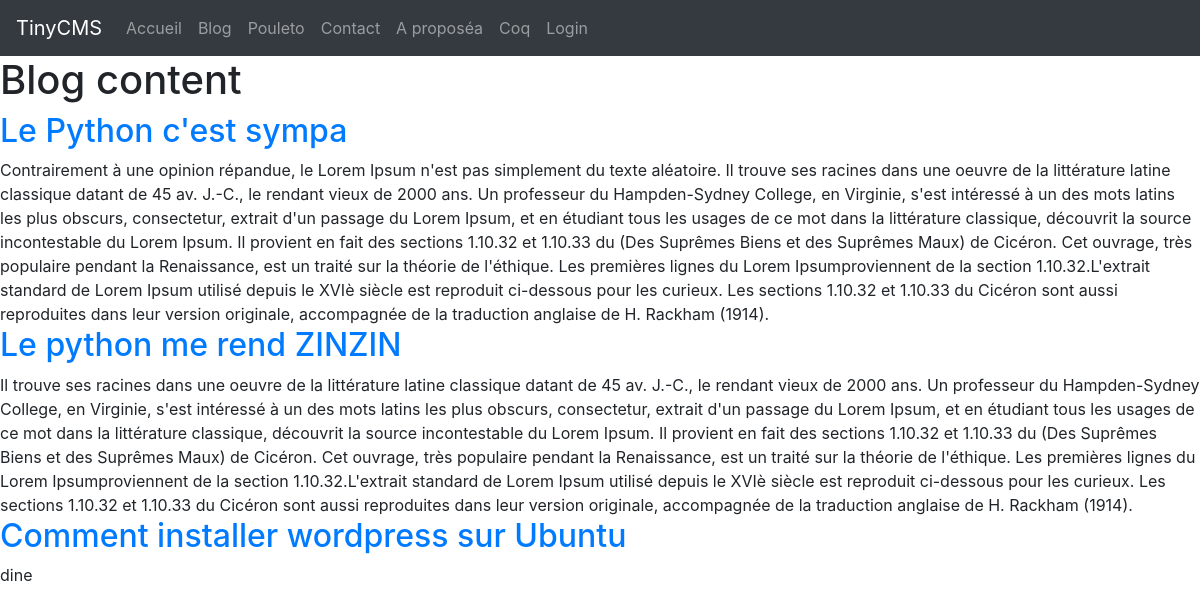
/blog, run on an earlier commit of the app's database.
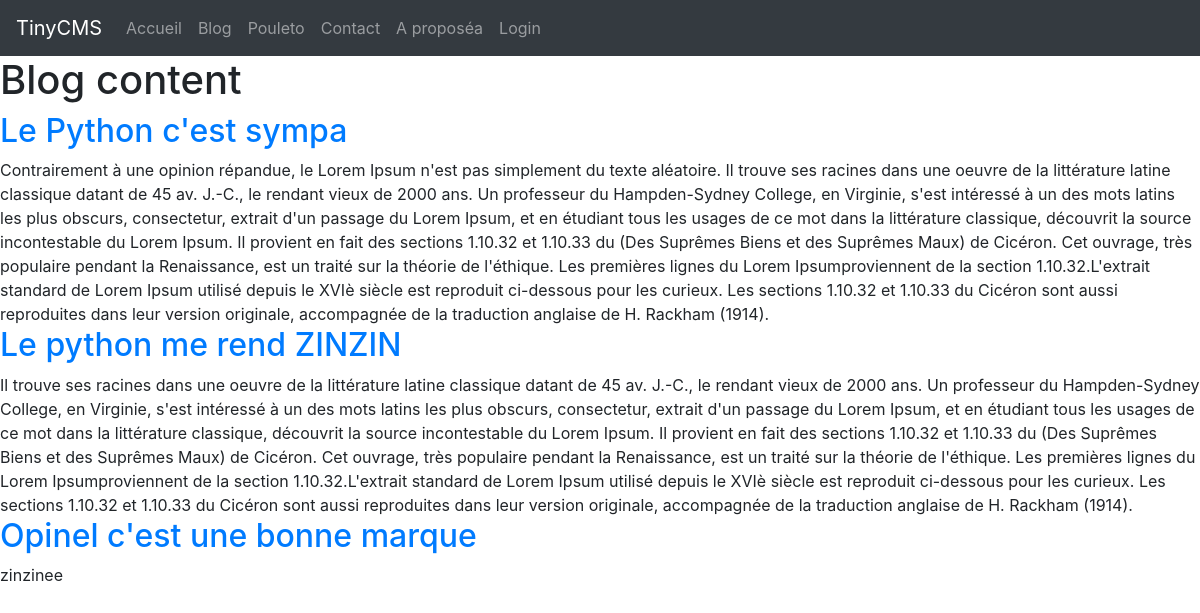
And on a later commit of the database.
### views.py (models this page shows, shortened)
class Page(db.Model):
    id = db.Column(db.Integer, primary_key=True)
    title = db.Column(db.String(200), nullable=False)
    nav_label = db.Column(db.String(50), nullable=False)
    slug = db.Column(db.String(100), nullable=False, unique=True)
    content = db.Column(db.Text, nullable=False)
    creation_date = db.Column(db.DateTime, nullable=False, default=datetime.utcnow)
    published = db.Column(db.Boolean, nullable=False, default=False)

class Post(db.Model):
    id = db.Column(db.Integer, primary_key=True)
    title = db.Column(db.String(100), nullable=False)
    slug = db.Column(db.String(100), nullable=False,  unique=True)
    abstract = db.Column(db.Text, nullable=False)
    abstract_image = db.Column(db.String(200))
    content = db.Column(db.Text, nullable=False)
    creation_date = db.Column(db.DateTime, nullable=False, default=datetime.utcnow)
    published = db.Column(db.Boolean, nullable=False, default=False)
    user_id = db.Column(db.Integer, db.ForeignKey('user.id'), nullable=False)
    user = db.relationship('User', backref=db.backref('posts', lazy=True))
    tags = db.relationship('Tag', secondary=tags, lazy='subquery', backref=db.backref('posts', lazy=True))

### views.py (the view)
@app.route('/blog')
def blog():
    posts = Post.query.filter_by(published=True)
    return render_template('site-blog.html', posts=posts)

### views.py (called while the page is built)
@app.context_processor
def inject_pages():
    pages = Page.query.filter_by(published=True)
    return {'site_pages': pages}

### templates/site-blog.html (shortened to what this page needs)
{% extends 'site.html' %}
{% block site_content %}
    <h1>Blog content</h1>
    {% for post in posts %}
        <h2><a href="{{ url_for('post_detail', slug=post.slug) }}">{{ post.title }}</a></h2>
        {{ post.content }}
    {% endfor %}
{% endblock %}

### templates/site.html (shortened to what this page needs)
{% extends 'base.html' %}
{% block content %}
    <nav class="navbar navbar-expand-md bg-dark navbar-dark">
        <a class="navbar-brand" href="#">TinyCMS</a>
        <div class="collapse navbar-collapse" id="collapsibleNavbar">
            <ul class="navbar-nav">
                <li class="nav-item">
                    <a class="nav-link" href="{{ url_for('index') }}">Accueil</a>
                </li>
                <li class="nav-item">
                    <a class="nav-link" href="{{ url_for('blog') }}">Blog</a>
                </li>
                {% for page in site_pages %}
                <li>
                    <a class="nav-link" href="{{ url_for('page_detail', slug=page.slug) }}">{{ page.nav_label }}</a>
                </li>
                {% endfor %}
                {% if current_user.is_authenticated %}
                    <li class="nav-item">
                        <a class="nav-link" href="{{ url_for('admin_posts') }}">Admin</a>
                    </li>
                    <li class="nav-item">
                        <a class="nav-link" href="{{ url_for('logout') }}">Logout</a>
                    </li>
                {% else %}
                    <li class="nav-item">
                        <a class="nav-link" href="{{ url_for('login') }}">Login</a>
                    </li>
                {% endif %}
            </ul>
        </div>
    </nav>
    {% block site_content %}{% endblock %}
{% endblock %}

What changed in the data, as far as the page shows it:
removed Page: nav_label "Coq"
no longer on this page (row edited): Post: title "Comment installer wordpress sur Ubuntu", content "dine"
added Post: title "Opinel c'est une bonne marque", content "zinzinee"
